Frame 1 (no input): blank canvas, image omitted
Frame 60 (the mouse pressed at the canvas centre just before this capture): blank canvas, image omitted
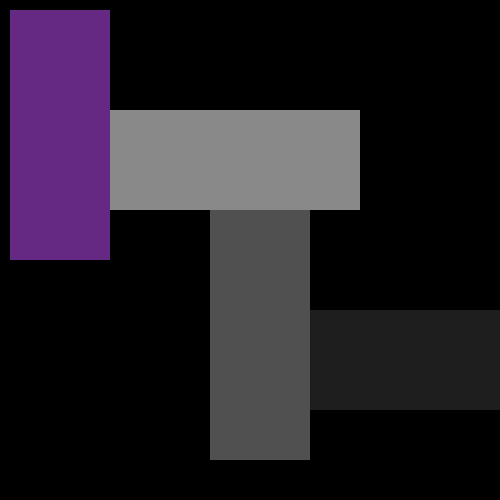
Frame 120 (the mouse held since frame 60 and released just before this capture)

The Processing sketch whose frames 1 and 60 were blank and that drew this single picture after the mouse press (run headless with seeded random() and noise(); from frame 60 on, the mouse is pressed at the canvas centre):

// Processing sketch: processing_37205
// ── processing_37205.pde

int a= 50;
int b= 100;

void setup() {
size(500,500);
background(0);
}
void draw () {
  if(mousePressed){  
fill(101,40,131);
noStroke();
smooth();
rect(a-40,a-40,b,pmouseY);
  }
else {
  fill(213);
 noStroke();
smooth();
rect(a-40,a-40,b,pmouseY); 
}
fill(137);
noStroke();
rect(b+10,b+10,pmouseX,b);
fill(80);
noStroke();
rect(b+110,b+110,b,pmouseY);
fill(30);
noStroke();
rect(b+210,b+210,pmouseX,b);
}
